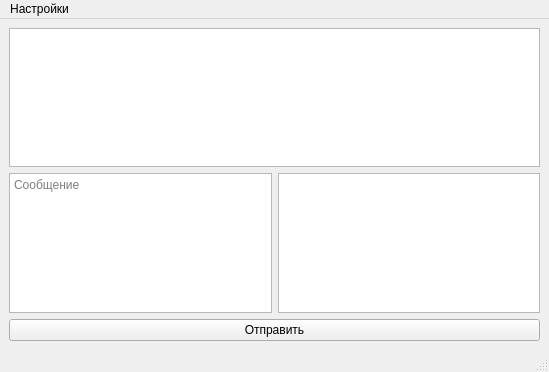
<?xml version="1.0" encoding="UTF-8"?>
<ui version="4.0">
 <class>MainWindow</class>
 <widget class="QMainWindow" name="MainWindow">
  <property name="geometry">
   <rect>
    <x>0</x>
    <y>0</y>
    <width>549</width>
    <height>372</height>
   </rect>
  </property>
  <property name="minimumSize">
   <size>
    <width>435</width>
    <height>264</height>
   </size>
  </property>
  <property name="windowTitle">
   <string>MainWindow</string>
  </property>
  <widget class="QWidget" name="centralwidget">
   <layout class="QVBoxLayout" name="verticalLayout">
    <item>
     <widget class="QListWidget" name="listWidget"/>
    </item>
    <item>
     <layout class="QHBoxLayout" name="horizontalLayout">
      <item>
       <widget class="QPlainTextEdit" name="plainTextEdit">
        <property name="frameShape">
         <enum>QFrame::StyledPanel</enum>
        </property>
        <property name="placeholderText">
         <string>Сообщение</string>
        </property>
       </widget>
      </item>
      <item>
       <widget class="QListView" name="listView">
        <property name="defaultDropAction">
         <enum>Qt::IgnoreAction</enum>
        </property>
        <property name="alternatingRowColors">
         <bool>true</bool>
        </property>
        <property name="selectionRectVisible">
         <bool>true</bool>
        </property>
       </widget>
      </item>
     </layout>
    </item>
    <item>
     <widget class="QPushButton" name="pushButton">
      <property name="text">
       <string>Отправить</string>
      </property>
     </widget>
    </item>
   </layout>
  </widget>
  <widget class="QMenuBar" name="menubar">
   <property name="geometry">
    <rect>
     <x>0</x>
     <y>0</y>
     <width>549</width>
     <height>22</height>
    </rect>
   </property>
   <widget class="QMenu" name="menu">
    <property name="title">
     <string>Настройки</string>
    </property>
    <addaction name="connect"/>
    <addaction name="separator"/>
    <addaction name="clear"/>
   </widget>
   <addaction name="menu"/>
  </widget>
  <widget class="QStatusBar" name="statusbar"/>
  <action name="connect">
   <property name="checkable">
    <bool>false</bool>
   </property>
   <property name="text">
    <string>Подключение</string>
   </property>
   <property name="toolTip">
    <string>Подключение</string>
   </property>
   <property name="statusTip">
    <string>Подключиться к серверу</string>
   </property>
  </action>
  <action name="clear">
   <property name="checkable">
    <bool>false</bool>
   </property>
   <property name="text">
    <string>Очистить</string>
   </property>
   <property name="toolTip">
    <string>Очистить</string>
   </property>
   <property name="statusTip">
    <string>Очистить сообщения</string>
   </property>
  </action>
 </widget>
 <resources/>
 <connections/>
</ui>
